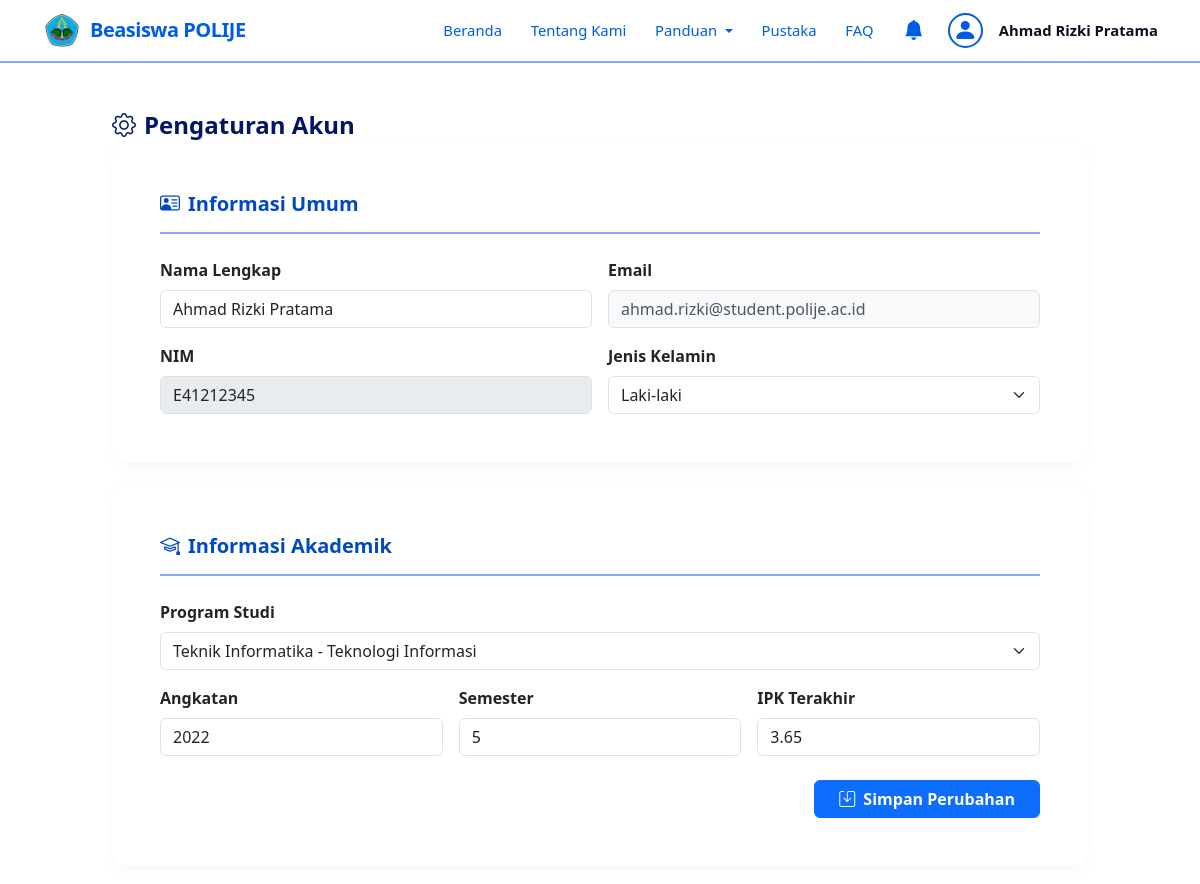
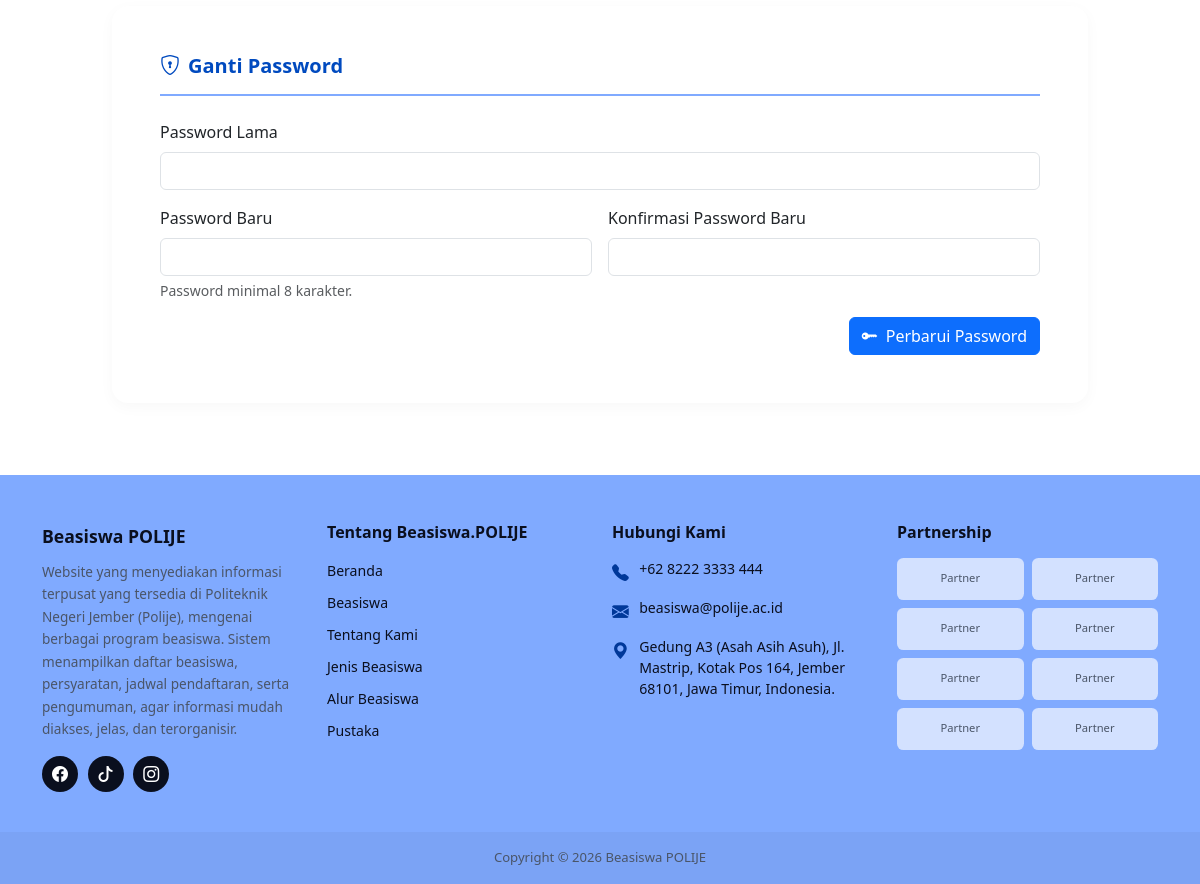
The app's page /public/frontend/mahasiswa/profil.php (signed in) with its own data (2 pictures, top to bottom).
### tables this page shows
CREATE TABLE `mahasiswa` (
  `id_mahasiswa` int NOT NULL AUTO_INCREMENT,
  `NIM` varchar(20) NOT NULL,
  `nama` varchar(100) NOT NULL,
  `id_prodi` int NOT NULL,
  `semester` tinyint unsigned NOT NULL,
  `angkatan` year NOT NULL,
  `IPK` decimal(3,2) NOT NULL,
  `jenis_kelamin` enum('L','P') NOT NULL,
  `email` varchar(150) NOT NULL,
  `password` varchar(255) NOT NULL,
  `role` enum('mahasiswa') NOT NULL DEFAULT 'mahasiswa',
  PRIMARY KEY (`id_mahasiswa`),
  UNIQUE KEY `NIM` (`NIM`),
  UNIQUE KEY `email` (`email`),
  KEY `fk_mahasiswa_prodi` (`id_prodi`),
  CONSTRAINT `fk_mahasiswa_prodi` FOREIGN KEY (`id_prodi`) REFERENCES `prodi` (`id_prodi`) ON DELETE RESTRICT ON UPDATE CASCADE
);

CREATE TABLE `prodi` (
  `id_prodi` int NOT NULL AUTO_INCREMENT,
  `nama_prodi` varchar(100) NOT NULL,
  `nama_jurusan` varchar(100) NOT NULL,
  PRIMARY KEY (`id_prodi`)
);

### helpers/Session.php (called while the page is built, shortened)
<?php
class Session
{
    public static function get(string $key): mixed
    {
        return $_SESSION[$key] ?? null;
    }
    public static function getId(): ?int
    {
        $id = self::get('id');
        return $id !== null ? (int) $id : null;
    }
}

### classes/User.php (called while the page is built, shortened)
<?php
abstract class User
{
    public function __construct(mysqli $db)
    {
        $this->db = $db;
    }
}

### classes/Mahasiswa.php (called while the page is built, shortened)
<?php
require_once __DIR__ . '/User.php';
class Mahasiswa extends User
{
    public function getById(int $id): array|false
    {
        $stmt = $this->db->prepare("SELECT * FROM mahasiswa WHERE id_mahasiswa = ?");
        $stmt->bind_param('i', $id);
        $stmt->execute();
        $result = $stmt->get_result();
        $row = $result->fetch_assoc();
        return $row ?: false;
    }
}

### classes/Prodi.php (called while the page is built, shortened)
<?php
class Prodi
{
    private mysqli $db;
    public function __construct(mysqli $db)
    {
        $this->db = $db;
    }
    public function getAll(): array
    {
        $result = $this->db->query("SELECT * FROM prodi ORDER BY nama_jurusan ASC, nama_prodi ASC");
        return $result->fetch_all(MYSQLI_ASSOC);
    }
}

### public/frontend/mahasiswa/profil.php (the view, shortened to what this page needs)
<?php
require_once CONFIG_PATH . 'Database.php';
require_once HELPERS_PATH . 'Session.php';
require_once CLASSES_PATH . 'Mahasiswa.php';
require_once CLASSES_PATH . 'Prodi.php';
$db = Database::getInstance()->getConnection();
$mahasiswa = (new Mahasiswa($db))->getById(Session::getId());
$listProdi = (new Prodi($db))->getAll();
require_once __DIR__ . '/../layout/header.php';
require_once __DIR__ . '/../layout/navbar-mahasiswa.php';
?>
<div class="container py-5" style="max-width: 1000px;">
    <h1 class="page-title d-flex align-items-center gap-2">
        <i class="bi bi-gear"></i> Pengaturan Akun
    </h1>
    <form action="<?= BASE_URL ?>/backend/akun/update-profil.php" method="POST">
        <div class="profile-card p-4 p-md-5 mb-4">
            <h5 class="fw-bold mb-3 d-flex align-items-center gap-2" style="color: var(--color-primary-dark);">
                <i class="bi bi-person-vcard"></i> Informasi Umum
            </h5>
            <hr class="mb-4 mt-0" style="border-top: 2px solid var(--color-light); opacity: 1;">
            <div class="row g-3">
                <div class="col-md-6">
                    <label class="form-label fw-bold">Nama Lengkap</label>
                    <input type="text" class="form-control" name="nama"
                        value="<?= htmlspecialchars($mahasiswa['nama']) ?>" required>
                </div>
                <div class="col-md-6">
                    <label class="form-label fw-bold">Email</label>
                    <input type="email" class="form-control bg-light" name="email"
                        value="<?= htmlspecialchars($mahasiswa['email']) ?>" readonly>
                </div>
                <div class="col-md-6">
                    <label class="form-label fw-bold">NIM</label>
                    <input type="text" class="form-control"
                        value="<?= htmlspecialchars((string) ($mahasiswa['NIM'] ?? '')) ?>" disabled>
                </div>
                <div class="col-md-6">
                    <label class="form-label fw-bold">Jenis Kelamin</label>
                    <select class="form-select" name="jenis_kelamin" required>
                        <option value="L" <?= $mahasiswa['jenis_kelamin'] === 'L' ? 'selected' : '' ?>>
                            Laki-laki</option>
                    </select>
                </div>
            </div>
        </div>
        <div class="profile-card p-4 p-md-5 mb-4">
            <h5 class="fw-bold mb-3 d-flex align-items-center gap-2" style="color: var(--color-primary-dark);">
                <i class="bi bi-mortarboard"></i> Informasi Akademik
            </h5>
            <hr class="mb-4 mt-0" style="border-top: 2px solid var(--color-light); opacity: 1;">
            <div class="row g-3">
                <div class="col-md-12">
                    <label class="form-label fw-bold">Program Studi</label>
                    <select class="form-select" name="id_prodi" required>
                        <?php foreach ($listProdi as $prodi): ?>
                            <option value="<?= $prodi['id_prodi'] ?>" <?= $prodi['id_prodi'] == $mahasiswa['id_prodi'] ? 'selected' : '' ?>>
                                <?= htmlspecialchars($prodi['nama_prodi'] . ' - ' . $prodi['nama_jurusan']) ?>
                            </option>
                        <?php endforeach; ?>
                    </select>
                </div>
                <div class="col-md-4">
                    <label class="form-label fw-bold">Angkatan</label>
                    <input type="number" class="form-control" name="angkatan"
                        value="<?= htmlspecialchars((string) $mahasiswa['angkatan']) ?>" required>
                </div>
                <div class="col-md-4">
                    <label class="form-label fw-bold">Semester</label>
                    <input type="number" class="form-control" name="semester"
                        value="<?= htmlspecialchars((string) $mahasiswa['semester']) ?>" required>
                </div>
                <div class="col-md-4">
                    <label class="form-label fw-bold">IPK Terakhir</label>
                    <input type="number" step="0.01" class="form-control" name="IPK"
                        value="<?= htmlspecialchars((string) ($mahasiswa['IPK'] ?? '')) ?>" required>
                </div>
                <div class="col-12 mt-4 text-end">
                    <button type="submit" class="btn btn-primary fw-semibold px-4"><i class="bi bi-save me-2"></i>Simpan
                        Perubahan</button>
                </div>
            </div>
        </div>
    </form>
    <div class="profile-card p-4 p-md-5 mb-4">
        <h5 class="fw-bold mb-3 d-flex align-items-center gap-2" style="color: var(--color-primary-dark);">
            <i class="bi bi-shield-lock"></i> Ganti Password
        </h5>
        <hr class="mb-4 mt-0" style="border-top: 2px solid var(--color-light); opacity: 1;">
        <form action="<?= BASE_URL ?>/backend/akun/update-profil.php" method="POST">
            <div class="row g-3">
                <div class="col-md-12">
                    <label for="password_lama" class="form-label">Password Lama</label>
                    <input type="password" class="form-control" id="password_lama" name="password_lama" required>
                </div>
                <div class="col-md-6">
                    <label for="password_baru" class="form-label">Password Baru</label>
                    <input type="password" class="form-control" id="password_baru" name="password_baru" minlength="8"
                        required>
                    <div class="form-text">Password minimal 8 karakter.</div>
                </div>
                <div class="col-md-6">
                    <label for="password_konfirmasi" class="form-label">Konfirmasi Password Baru</label>
                    <input type="password" class="form-control" id="password_konfirmasi" name="password_konfirmasi"
                        minlength="8" required>
                </div>
                <div class="col-12 mt-3 text-end">
                    <button type="submit" class="btn btn-primary"><i class="bi bi-key-fill me-2"></i>Perbarui
                        Password</button>
                </div>
            </div>
        </form>
    </div>
</div>
<?php
require_once __DIR__ . '/../layout/footer.php';
?>

### public/assets/css/style.css (style rules this page uses)
:root { --color-primary: #005CE6; --color-primary-dark: #004ABF; --color-secondary: #003899; --color-light: #80AAFF; --color-lighter: #CCE0FF; --color-text: #0A0F1E; --color-text-muted: #4A5568; --color-white: #ffffff; --color-dark: #001566; --sidebar-width: 260px; }
html, body { overflow-x: hidden; }
.page-title { font-weight: 800; font-size: 1.5rem; color: var(--color-dark); margin-bottom: .25rem; }
.profile-card { background: var(--color-white); border-radius: 1rem; box-shadow: 0 4px 15px rgba(0, 0, 0, .03); border: none; overflow: hidden; }
.form-control[readonly] { background-color: #f8f9fa; color: var(--color-text-muted); cursor: not-allowed; }
.btn-primary, .btn-auth-submit, .btn-see { position: relative; overflow: hidden; transition: all 0.3s ease; }
.btn-primary::after, .btn-auth-submit::after, .btn-see::after { content: ''; position: absolute; top: 50%; left: 50%; width: 0; height: 0; background: rgba(255, 255, 255, 0.2); border-radius: 50%; transform: translate(-50%, -50%); transition: width 0.4s ease, height 0.4s ease; }

### records on screen
mahasiswa: nama "Ahmad Rizki Pratama", email "ahmad.rizki@student.polije.ac.id", NIM "E41212345", jenis_kelamin "Laki-laki", id_prodi "Teknik Informatika - Teknologi Informasi", angkatan "2022", semester "5", IPK "3.65"

### other values on screen
$userName "Ahmad Rizki Pratama"
